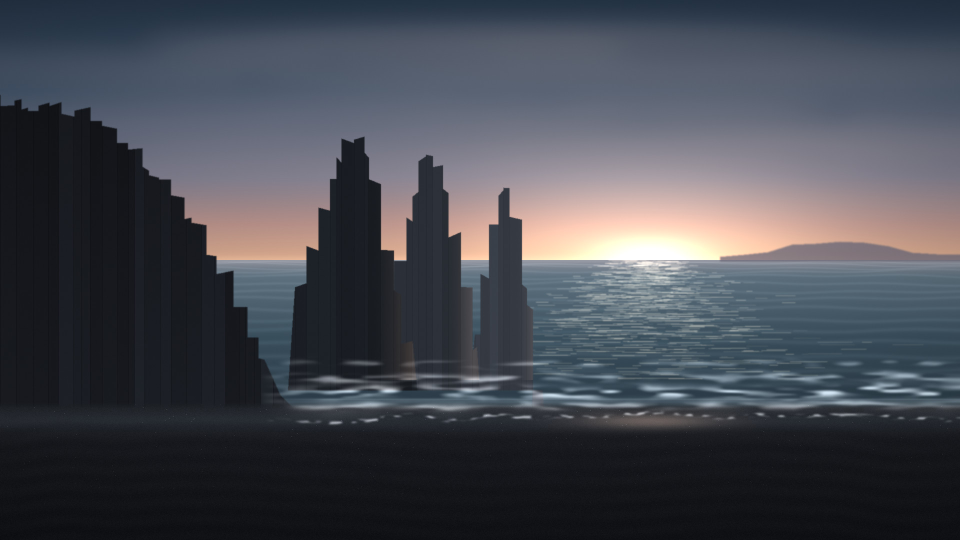
#> input picture wallpaper/blacksand.jpg, 1920 x 1080 px, found by its file name (shown at 1/2 size)
$ python bake-landscape.py
#> lines starting #> are read from the running program, lines starting #| are printed output that depends on the picture
"""Bakes the Spotlight home's scrim into the beach landscape, so the TV draws one full-screen image
instead of an image plus two full-screen gradients on every frame.

The scrim matches the design (SpotlightBeach.dc.html, .sf-scrim): dark on the left behind the app
list, fading out by mid-screen, with a light shade along the top and bottom edges.

Any picture works: it is cropped to fill 16:9 (centred), then scaled to 1920 x 1080.

Usage: .venv/bin/python tools/bake-landscape.py [picture]     (default: wallpaper/blacksand.jpg, the painted beach)
       -> launcher/app/src/main/res/drawable-nodpi/landscape.jpg
"""
import sys

import numpy as np
from PIL import Image

SRC = sys.argv[1] if len(sys.argv) > 1 else "wallpaper/blacksand.jpg"
OUT = "launcher/app/src/main/res/drawable-nodpi/landscape.jpg"
SHADE = np.array([6, 5, 8], dtype=np.float32)


def ramp(n, stops):
    """Alpha along n pixels from CSS-style (position 0..1, alpha) stops."""
    pos, alpha = zip(*stops)
    return np.interp((np.arange(n) + 0.5) / n, pos, alpha).astype(np.float32)


def shade(img, alpha):
    return img * (1 - alpha[..., None]) + SHADE * alpha[..., None]


def cover(im, w, h):
    """Crops the centre to w:h, then scales: fills the screen without stretching."""
#> called with w = 1920, h = 1080
    scale = max(w / im.width, h / im.height)
#> scale = 1
    cw, ch = round(w / scale), round(h / scale)
#> cw = 1920; ch = 1080
    left, top = (im.width - cw) // 2, (im.height - ch) // 2
#> left = 0; top = 0
    return im.crop((left, top, left + cw, top + ch)).resize((w, h), Image.LANCZOS)
#> returned value is the input picture: PIL image 1920x1080 RGB; mean R, G, B 70.6, 73.3, 81.5


img = np.asarray(cover(Image.open(SRC).convert("RGB"), 1920, 1080), dtype=np.float32)
h, w, _ = img.shape
#> h = 1080; w = 1920
# CSS paints the last listed background first: the top/bottom shade, then the left-hand one over it
across = ramp(w, [(0, .80), (.30, .60), (.52, .12), (1, 0)])
down = ramp(h, [(0, .38), (.20, 0), (.80, 0), (1, .30)])
img = shade(img, np.broadcast_to(down[:, None], (h, w)))
#> in shade, `return img * (1 - alpha[..., None]) + SHADE * alpha[..., None]`:
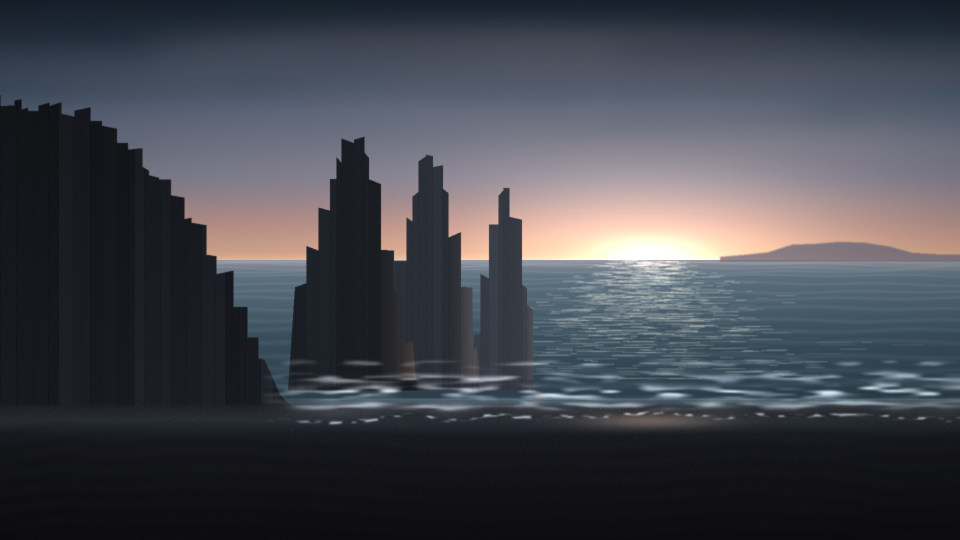
#> returned value: shape (1080, 1920, 3) float32 (shown at 1/2 size); mean of channels 0, 1, 2 68.2, 70.3, 77.9; drawn as R, G, B
img = shade(img, np.broadcast_to(across[None, :], (h, w)))
#> in shade (call 2), `return img * (1 - alpha[..., None]) + SHADE * alpha[..., None]`:
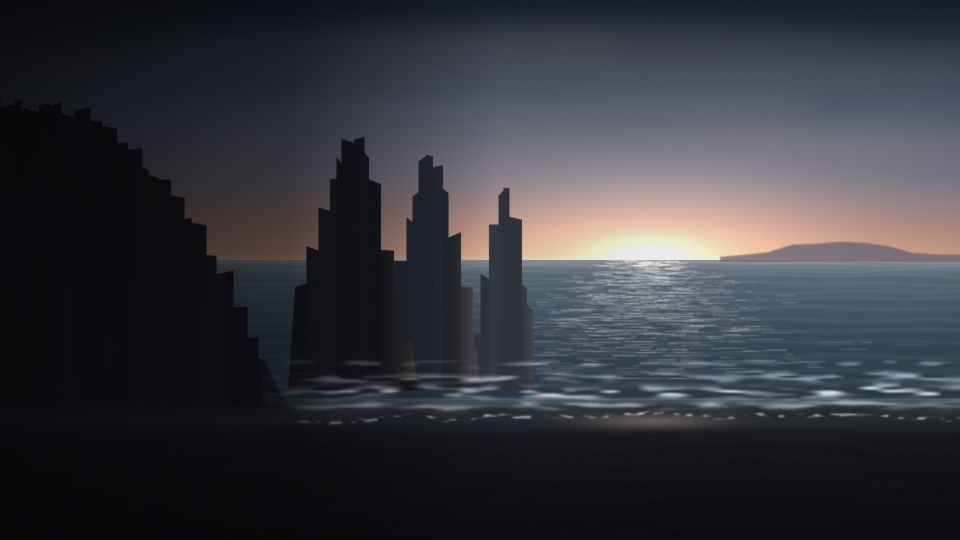
#> returned value: shape (1080, 1920, 3) float32 (shown at 1/2 size); mean of channels 0, 1, 2 53.9, 55, 61.3; drawn as R, G, B
# A touch of noise so the long dark gradient doesn't band once it's 8-bit
img += np.random.default_rng(69).uniform(-0.5, 0.5, img.shape).astype(np.float32)
Image.fromarray(np.clip(img + 0.5, 0, 255).astype(np.uint8)).save(OUT, quality=90, optimize=True)
print(OUT)
